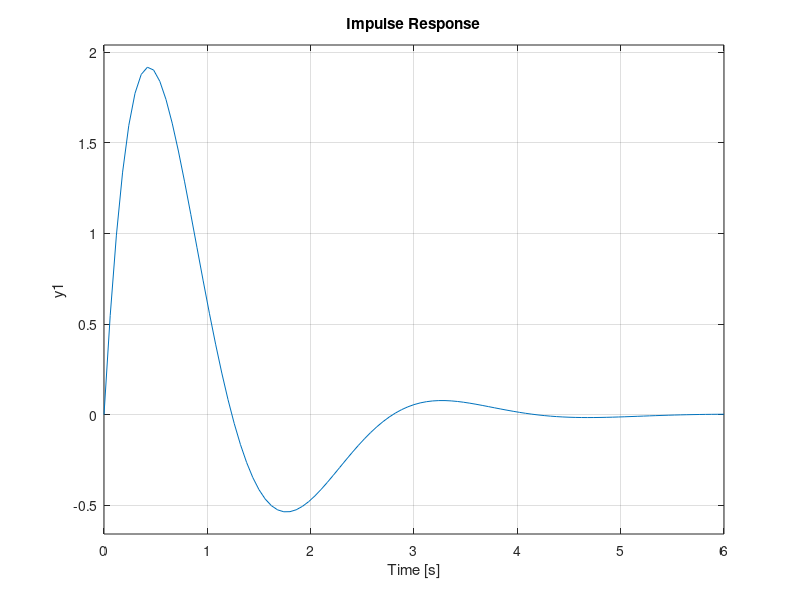

Here is the MATLAB script that generated this plot:
% EXPERIMENT 5 - Simulation of step response and impulse response for Type
% 2 [T(s)=10(s+1)/(s^2(s+4))] system with unity feedback.

clc
z=[-1];
p=[0 0 -4];
k=[10];
g3 = zpk(z,p,k);
h3=tf(1,1);
sys2 = feedback(g3,h3);
figure(1);
subplot(211),step(sys2),title('Step Response'),grid on;
subplot(212),impulse(sys2),title('Impulse Response'),grid on;